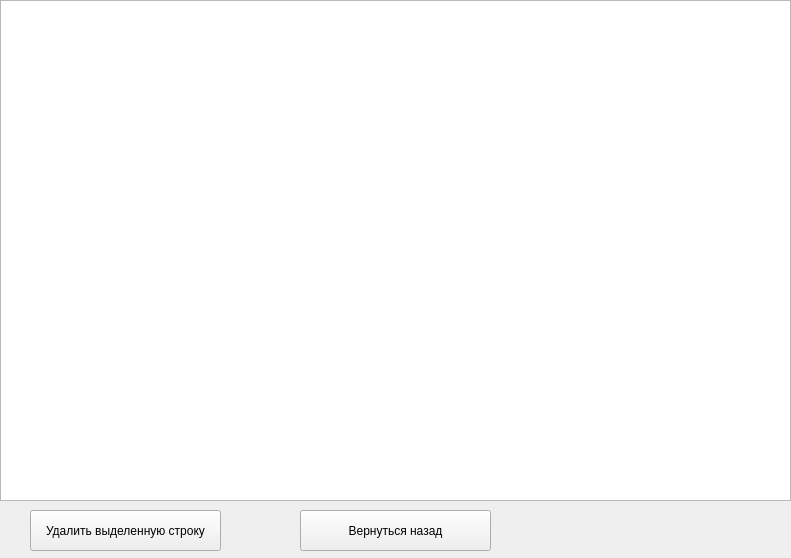
<?xml version="1.0" encoding="UTF-8"?>
<ui version="4.0">
 <class>Form</class>
 <widget class="QWidget" name="Form">
  <property name="geometry">
   <rect>
    <x>0</x>
    <y>0</y>
    <width>791</width>
    <height>558</height>
   </rect>
  </property>
  <property name="windowTitle">
   <string>Form</string>
  </property>
  <widget class="QTableWidget" name="tableWidget">
   <property name="geometry">
    <rect>
     <x>0</x>
     <y>0</y>
     <width>791</width>
     <height>501</height>
    </rect>
   </property>
   <attribute name="horizontalHeaderDefaultSectionSize">
    <number>200</number>
   </attribute>
  </widget>
  <widget class="QPushButton" name="btn_return">
   <property name="geometry">
    <rect>
     <x>300</x>
     <y>510</y>
     <width>191</width>
     <height>41</height>
    </rect>
   </property>
   <property name="text">
    <string>Вернуться назад</string>
   </property>
  </widget>
  <widget class="QPushButton" name="btn_remove">
   <property name="geometry">
    <rect>
     <x>30</x>
     <y>510</y>
     <width>191</width>
     <height>41</height>
    </rect>
   </property>
   <property name="text">
    <string>Удалить выделенную строку</string>
   </property>
  </widget>
 </widget>
 <resources/>
 <connections/>
</ui>
